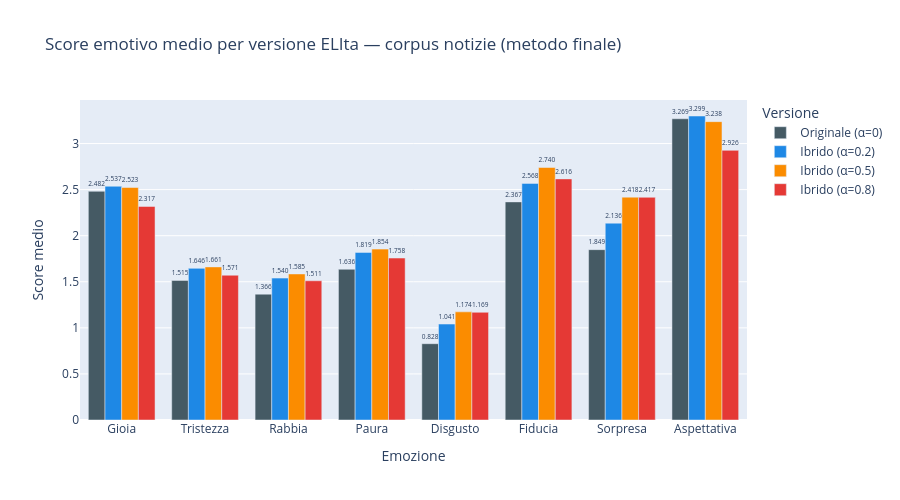

The code cell stored with this chart in its notebook:
### Code cell
means_data = [
    {'Versione':vname,'Emozione':e.capitalize(),'Score medio':results_final[vname][e].mean()}
    for vname in MATRICES for e in BASIC_EMOTIONS
]
fig = px.bar(pd.DataFrame(means_data), x='Emozione', y='Score medio',
    color='Versione', barmode='group',
    title='Score emotivo medio per versione ELIta — corpus notizie (metodo finale)',
    color_discrete_sequence=['#455A64','#1E88E5','#FB8C00','#E53935'], text_auto='.3f')
fig.update_traces(textposition='outside', textfont_size=9)
fig.update_layout(height=500)
fig.show()

### Figure 1 — Plotly figure (JSON) as saved in the notebook; plotly's stock layout.template omitted (floating-point values rounded to 4 significant figures)
{"data": [{"alignmentgroup": "True", "hovertemplate": "Versione=Originale (α=0)<br>Emozione=%{x}<br>Score medio=%{y}<extra></extra>", "legendgroup": "Originale (α=0)", "marker": {"color": "#455A64", "pattern": {"shape": ""}}, "name": "Originale (α=0)", "offsetgroup": "Originale (α=0)", "orientation": "v", "showlegend": true, "textfont": {"size": 9}, "textposition": "outside", "texttemplate": "%{y:.3f}", "type": "bar", "x": ["Gioia", "Tristezza", "Rabbia", "Paura", "Disgusto", "Fiducia", "Sorpresa", "Aspettativa"], "xaxis": "x", "y": [2.482, 1.515, 1.366, 1.636, 0.8281, 2.367, 1.849, 3.269], "yaxis": "y"}, {"alignmentgroup": "True", "hovertemplate": "Versione=Ibrido (α=0.2)<br>Emozione=%{x}<br>Score medio=%{y}<extra></extra>", "legendgroup": "Ibrido (α=0.2)", "marker": {"color": "#1E88E5", "pattern": {"shape": ""}}, "name": "Ibrido (α=0.2)", "offsetgroup": "Ibrido (α=0.2)", "orientation": "v", "showlegend": true, "textfont": {"size": 9}, "textposition": "outside", "texttemplate": "%{y:.3f}", "type": "bar", "x": ["Gioia", "Tristezza", "Rabbia", "Paura", "Disgusto", "Fiducia", "Sorpresa", "Aspettativa"], "xaxis": "x", "y": [2.537, 1.646, 1.54, 1.819, 1.041, 2.568, 2.136, 3.299], "yaxis": "y"}, {"alignmentgroup": "True", "hovertemplate": "Versione=Ibrido (α=0.5)<br>Emozione=%{x}<br>Score medio=%{y}<extra></extra>", "legendgroup": "Ibrido (α=0.5)", "marker": {"color": "#FB8C00", "pattern": {"shape": ""}}, "name": "Ibrido (α=0.5)", "offsetgroup": "Ibrido (α=0.5)", "orientation": "v", "showlegend": true, "textfont": {"size": 9}, "textposition": "outside", "texttemplate": "%{y:.3f}", "type": "bar", "x": ["Gioia", "Tristezza", "Rabbia", "Paura", "Disgusto", "Fiducia", "Sorpresa", "Aspettativa"], "xaxis": "x", "y": [2.523, 1.661, 1.585, 1.854, 1.174, 2.74, 2.418, 3.238], "yaxis": "y"}, {"alignmentgroup": "True", "hovertemplate": "Versione=Ibrido (α=0.8)<br>Emozione=%{x}<br>Score medio=%{y}<extra></extra>", "legendgroup": "Ibrido (α=0.8)", "marker": {"color": "#E53935", "pattern": {"shape": ""}}, "name": "Ibrido (α=0.8)", "offsetgroup": "Ibrido (α=0.8)", "orientation": "v", "showlegend": true, "textfont": {"size": 9}, "textposition": "outside", "texttemplate": "%{y:.3f}", "type": "bar", "x": ["Gioia", "Tristezza", "Rabbia", "Paura", "Disgusto", "Fiducia", "Sorpresa", "Aspettativa"], "xaxis": "x", "y": [2.317, 1.571, 1.511, 1.758, 1.169, 2.616, 2.417, 2.926], "yaxis": "y"}], "layout": {"barmode": "group", "height": 500, "legend": {"title": {"text": "Versione"}, "tracegroupgap": 0}, "title": {"text": "Score emotivo medio per versione ELIta — corpus notizie (metodo finale)"}, "xaxis": {"anchor": "y", "domain": [0.0, 1.0], "title": {"text": "Emozione"}}, "yaxis": {"anchor": "x", "domain": [0.0, 1.0], "title": {"text": "Score medio"}}}}
